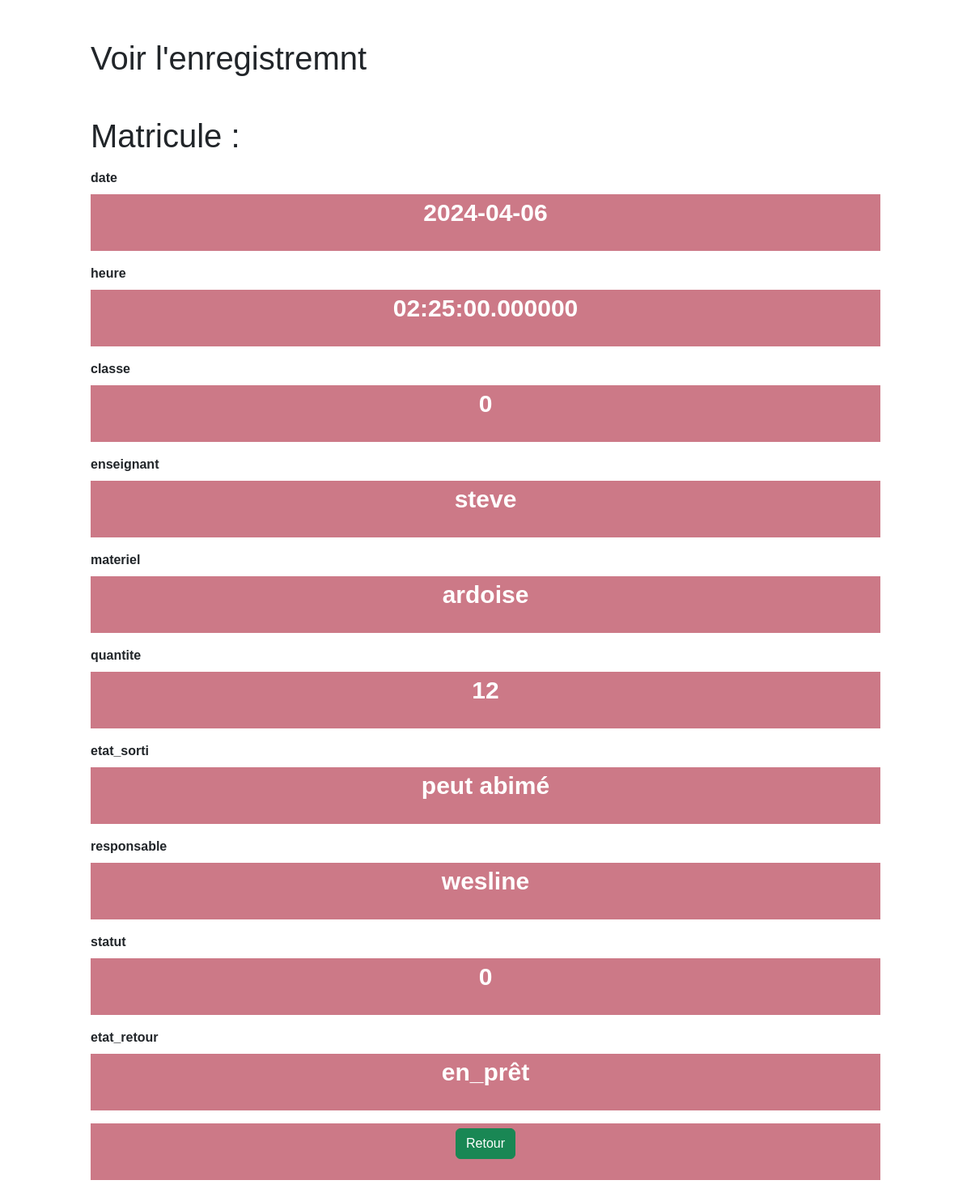
The app's page /page/assignation/read.php?id=1 with its own data.
### tables this page shows
CREATE TABLE IF NOT EXISTS `assignation` (
  `id` int NOT NULL AUTO_INCREMENT,
  `matricule` varchar(200) NOT NULL,
  `date` date NOT NULL,
  `heure` time(6) NOT NULL,
  `classe` varchar(200) NOT NULL,
  `enseignant` varchar(200) NOT NULL,
  `materiel` varchar(200) NOT NULL,
  `quantite` int NOT NULL,
  `etat_sorti` varchar(200) NOT NULL,
  `responsable` varchar(200) NOT NULL,
  `statut` varchar(200) NOT NULL,
  `etat_retour` varchar(200) NOT NULL,
  PRIMARY KEY (`id`)
);

### page/assignation/read.php (the view, shortened to what this page needs)
<?php
if(isset($_GET["id"]) && !empty(trim($_GET["id"]))){
    require_once "../../config/config.php";
    $sql = "SELECT * FROM assignation WHERE id = ?";
    if($stmt = mysqli_prepare($link, $sql)){
        mysqli_stmt_bind_param($stmt, "i", $param_id);
        if(mysqli_stmt_execute($stmt)){
            $result = mysqli_stmt_get_result($stmt);
            if(mysqli_num_rows($result) == 1){
                $row = mysqli_fetch_array($result, MYSQLI_ASSOC);
            } else{
                header("location: error.php");
                exit();
            }
        } else{
            echo "Oops! une erreur est survenue.";
        }
    }
} else{
    header("location: error.php");
    exit();
}
?>
<!DOCTYPE html>
<html lang="en">
<head>
    <link rel="stylesheet" href="../ex_style/css/bootstrap.min.css">
    <link rel="stylesheet" href="style.css">
</head>
<body>
<div class="wrapper">
        <div class="container-fluid">
            <div class="row">
                <div class="col-md-12">
                    <h1 class="mt-5 mb-3">Voir l'enregistremnt</h1>
                    <h1 class="mt-5 mb-3">Matricule : <?php echo $row["matricule"]; ?></h1>
                    <div class="form-group">
                        <label>date</label>
                        <p><b><?php echo $row["date"]; ?></b></p>
                    </div>
                    <div class="form-group">
                        <label>heure</label>
                        <p><b><?php echo $row["heure"]; ?></b></p>
                    </div>
                    <div class="form-group">
                        <label>classe</label>
                        <p><b><?php echo $row["classe"]; ?></b></p>
                    </div>
                    <div class="form-group">
                        <label>enseignant</label>
                        <p><b><?php echo $row["enseignant"]; ?></b></p>
                    </div>
                    <div class="form-group">
                        <label>materiel</label>
                        <p><b><?php echo $row["materiel"]; ?></b></p>
                    </div>
                    <div class="form-group">
                        <label>quantite</label>
                        <p><b><?php echo $row["quantite"]; ?></b></p>
                    </div>
                    <div class="form-group">
                        <label>etat_sorti</label>
                        <p><b><?php echo $row["etat_sorti"]; ?></b></p>
                    </div>
                    <div class="form-group">
                        <label>responsable</label>
                        <p><b><?php echo $row["responsable"]; ?></b></p>
                    </div>
                    <div class="form-group">
                        <label>statut</label>
                        <p><b><?php echo $row["statut"]; ?></b></p>
                    </div>
                    <div class="form-group">
                        <label>etat_retour</label>
                        <p><b><?php echo $row["etat_retour"]; ?></b></p>
                    </div>
                    <p><a href="index.php" class="btn btn-success">Retour</a></p>
                </div>
            </div>
        </div>
    </div>
</body>
</html>

### page/assignation/style.css (style rules this page uses)
body { font-family: Arial, sans-serif; }
label { display: block; margin-bottom: 8px; font-weight: bold; }

### page/assignation/read.php (style rules this page uses)
.wrapper { width: 1000px; margin: 0 auto; }
p { color: #fff; background-color: rgb(204, 121, 135); height: 70px; width: auto; text-align: center; font-size: 30px }
.row { border-radius: solid 15px 0; }

### records on screen
assignation: date "2024-04-06", heure "02:25:00.000000", classe "0", enseignant "steve", materiel "ardoise", quantite "12", etat_sorti "peut abimé", responsable "wesline", statut "0", etat_retour "en_prêt"
